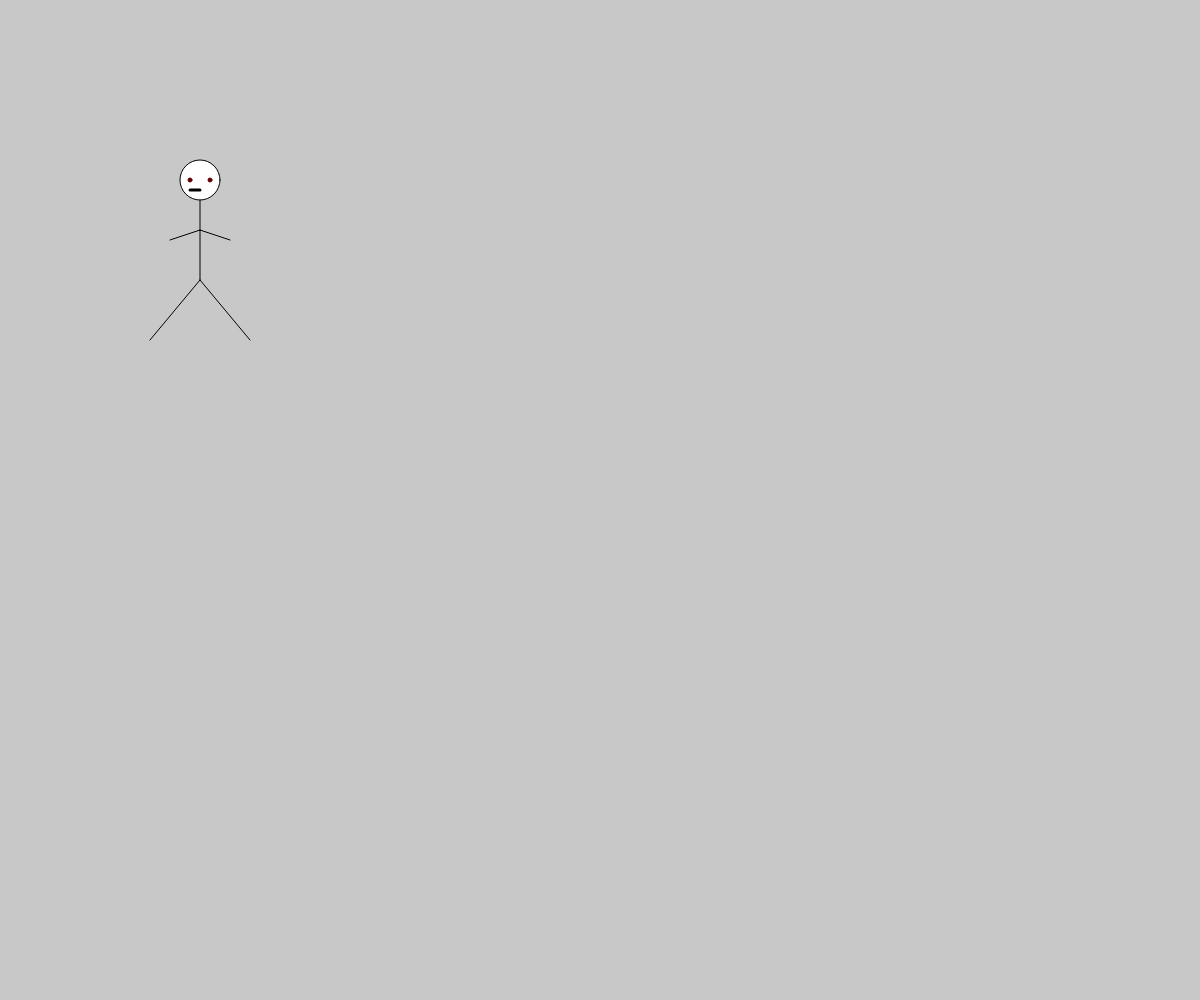
Frame 1 (no input)
Frame 2 (the mouse pressed at the canvas centre, redrawn once): identical to frame 1, image omitted

The p5.js sketch that drew this single still picture (run headless with seeded random() and noise() and a simulated clock; the mouse was pressed at the canvas centre and the sketch redrawn once):

// p5.js sketch
// ── sketch.js
function setup() {
  createCanvas(windowWidth, windowHeight);
}
function draw() {
  background(200);
  
  push();
  circle(200,180,40) 
  stroke(100,0,0)
  fill(100,0,0)
  circle(210,180,4)
  circle(190,180,4)
  pop();
  
  push();
  strokeWeight(3)
  line(200,190,190,190)
  pop();
  
  line(200, 200, 200, 280);
  line(200,280,150,340)
  line(200,280,250,340)
  line(200,230, 230, 240)
  line(200,230, 170, 240)
  noLoop();

}
